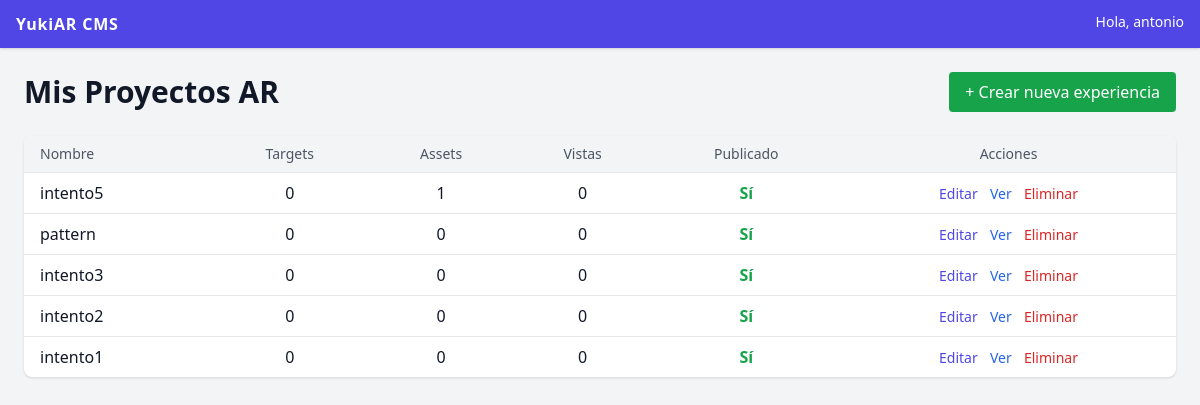
The app's page / (signed in), older data.
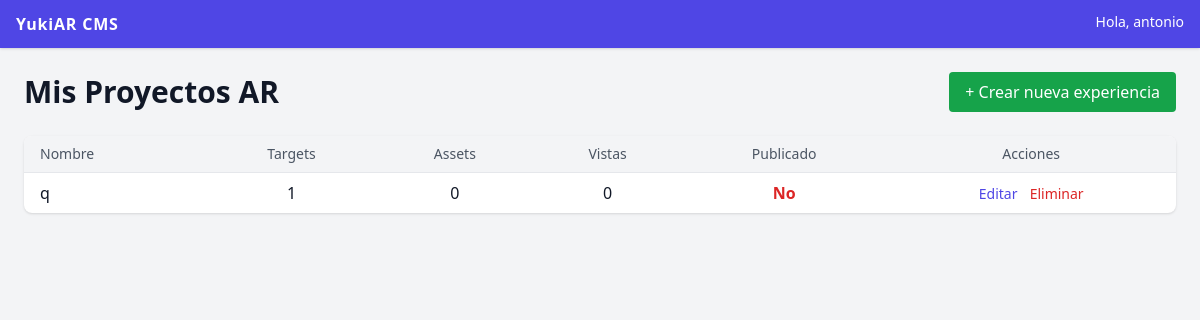
The same page, newer data.
### core/models.py (models this page shows, shortened)
class Experience(models.Model):
    name         = models.CharField(max_length=100)
    slug         = models.SlugField(unique=True, blank=True)
    targets      = models.ManyToManyField(Target, blank=True)
    config_json  = models.JSONField(blank=True, default=dict)
    is_published = models.BooleanField(default=False)
    views        = models.IntegerField(default=0)

### core/views.py (the view)
# urls.py: path('', core_views.dashboard_view, name='dashboard'),
@login_required
def dashboard_view(request):
    exps = Experience.objects.all().order_by('-id')
    return render(request, 'dashboard.html', {'experiences': exps})

### core/templates/dashboard.html (shortened to what this page needs)
{% extends "base.html" %}
{% block content %}
<div class="flex items-center justify-between mb-6">
  <h2 class="text-3xl font-bold">Mis Proyectos AR</h2>
  <a href="{% url 'experience_create' %}"
     class="bg-green-600 hover:bg-green-700 text-white px-4 py-2 rounded">
    + Crear nueva experiencia
  </a>
</div>
<table class="min-w-full bg-white shadow rounded-lg overflow-hidden">
  <thead class="bg-gray-100">
    <tr>
      <th class="px-4 py-2 text-left text-sm font-medium text-gray-600">Nombre</th>
      <th class="px-4 py-2 text-center text-sm font-medium text-gray-600">Targets</th>
      <th class="px-4 py-2 text-center text-sm font-medium text-gray-600">Assets</th>
      <th class="px-4 py-2 text-center text-sm font-medium text-gray-600">Vistas</th>
      <th class="px-4 py-2 text-center text-sm font-medium text-gray-600">Publicado</th>
      <th class="px-4 py-2 text-center text-sm font-medium text-gray-600">Acciones</th>
    </tr>
  </thead>
  <tbody>
  {% for exp in experiences %}
    <tr class="border-t">
      <td class="px-4 py-2">{{ exp.name }}</td>
      <td class="px-4 py-2 text-center">{{ exp.targets.count }}</td>
      <td class="px-4 py-2 text-center">{{ exp.experienceasset_set.count }}</td>
      <td class="px-4 py-2 text-center">{{ exp.views }}</td>
      <td class="px-4 py-2 text-center">
        {% if exp.is_published %}
          <span class="text-green-600 font-semibold">Sí</span>
        {% else %}
          <span class="text-red-600 font-semibold">No</span>
        {% endif %}
      </td>
      <td class="px-4 py-2 text-center space-x-2">
        <a href="{% url 'editor' exp.id %}"
           class="text-indigo-600 hover:underline text-sm">Editar</a>
        {% if exp.is_published %}
          <a href="{% url 'viewer' exp.id %}" target="_blank"
             class="text-blue-600 hover:underline text-sm">Ver</a>
        {% endif %}
        <form action="{% url 'experience_delete' exp.id %}" method="post" class="inline">
          <button type="submit"
                  onclick="return confirm('¿Eliminar {{ exp.name }}? Esta acción no se puede deshacer')"
                  class="text-red-600 hover:underline text-sm">Eliminar</button>
        </form>
      </td>
    </tr>
  {% empty %}
    <tr><td colspan="6" class="px-4 py-6 text-center text-gray-500">
      No tienes proyectos aún. ¡Empieza creando uno!
    </td></tr>
  {% endfor %}
  </tbody>
</table>
{% endblock %}

### core/templates/base.html (shortened to what this page needs)
{% load static %}
<!DOCTYPE html>
<html lang="es" class="h-full">
<head>
  <script src="https://cdn.tailwindcss.com"></script>
</head>
<body class="min-h-full bg-gray-100 text-gray-900 antialiased">
  <header class="bg-indigo-600 text-white shadow">
    <div class="max-w-7xl mx-auto px-4 py-3 flex justify-between">
      <h1 class="font-semibold tracking-wider">YukiAR CMS</h1>
      {% if request.user.is_authenticated %}
        <span class="text-sm">Hola, {{ request.user.username }}</span>
      {% endif %}
    </div>
  </header>
  <main class="max-w-7xl mx-auto p-6">
    {% block content %}{% endblock %}
  </main>
</body>
</html>

Row changes from the older to the newer data that the page shows:
removed Experience: name "intento5", targets.count "0", experienceasset_set.count "1", views "0", is_published "Sí"
removed Experience: name "pattern", targets.count "0", experienceasset_set.count "0", views "0", is_published "Sí"
removed Experience: name "intento3", targets.count "0", experienceasset_set.count "0", views "0", is_published "Sí"
removed Experience: name "intento2", targets.count "0", experienceasset_set.count "0", views "0", is_published "Sí"
removed Experience: name "intento1", targets.count "0", experienceasset_set.count "0", views "0", is_published "Sí"
added Experience: name "q", targets.count "1", experienceasset_set.count "0", views "0", is_published "No"
